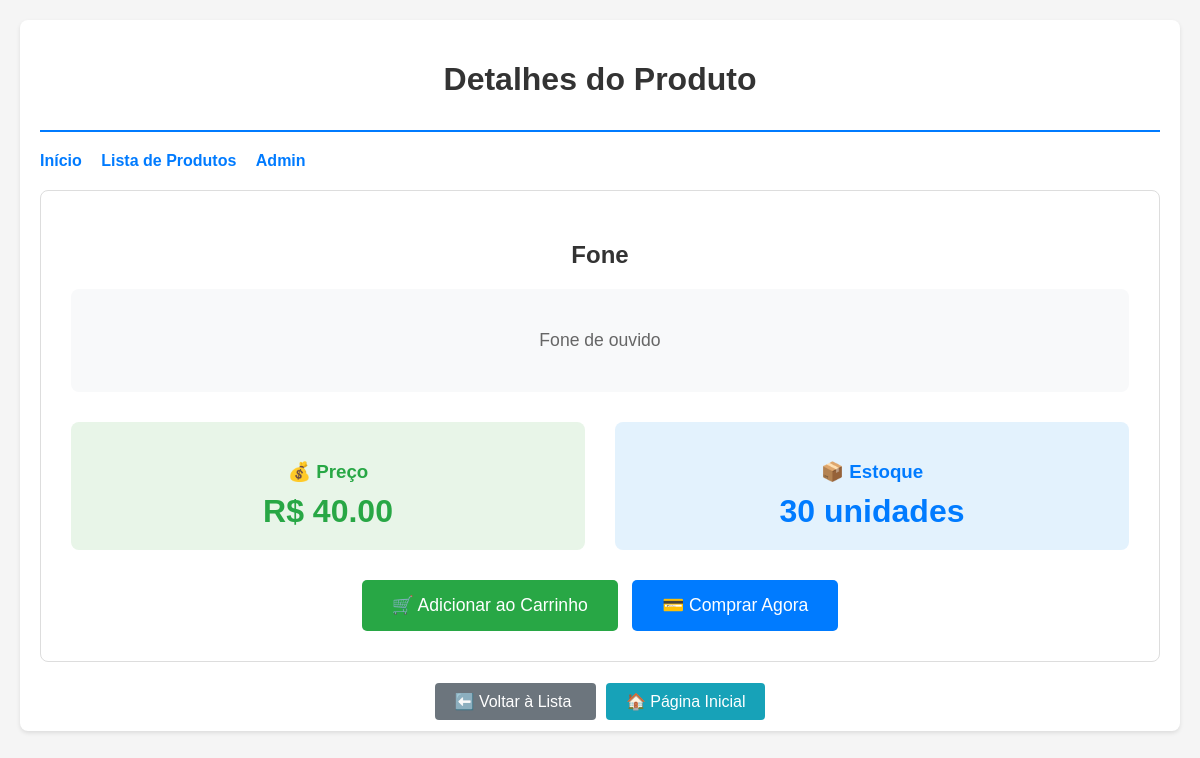
/detail/4/, run on the app's committed database.
### products/models.py (models this page shows, shortened)
class Products(models.Model):
    name = models.CharField(max_length=100)
    description = models.TextField()
    price = models.DecimalField(max_digits=10, decimal_places=2)
    stock = models.IntegerField()

### products/views.py (the view)
# urls.py: path('detail/<int:product_id>/', views.product_detail, name='product_detail'),
def product_detail(request, product_id):
    try:
        produto = Products.objects.get(id=product_id)
        context = {
            'produto': produto
        }
        return render(request, 'products/product_detail.html', context)
    except Products.DoesNotExist:
        return HttpResponse("Produto não encontrado", status=404)

### products/templates/products/product_detail.html (shortened to what this page needs)
{% extends 'products/base.html' %}
{% block header %}Detalhes do Produto{% endblock %}
{% block content %}
<div>
    <div style="background-color: white; padding: 30px; border-radius: 8px; border: 1px solid #ddd;">
        <div style="text-align: center; margin-bottom: 30px;">
            <h2 style="color: #333; margin-bottom: 10px;">{{ produto.name }}</h2>
            <div style="background-color: #f8f9fa; padding: 20px; border-radius: 8px; margin: 20px 0;">
                <p style="font-size: 1.1em; color: #666; line-height: 1.6;">
                    {{ produto.description }}
                </p>
            </div>
        </div>
        <div style="display: grid; grid-template-columns: 1fr 1fr; gap: 30px; margin-bottom: 30px;">
            <div style="text-align: center; padding: 20px; background-color: #e8f5e8; border-radius: 8px;">
                <h3 style="color: #28a745; margin-bottom: 10px;">💰 Preço</h3>
                <div style="font-size: 2em; font-weight: bold; color: #28a745;">
                    R$ {{ produto.price }}
                </div>
            </div>
            <div style="text-align: center; padding: 20px; background-color: #e3f2fd; border-radius: 8px;">
                <h3 style="color: #007bff; margin-bottom: 10px;">📦 Estoque</h3>
                <div style="font-size: 2em; font-weight: bold; color: #007bff;">
                    {{ produto.stock }} unidades
                </div>
            </div>
        </div>
        <div style="text-align: center;">
            {% if produto.stock > 0 %}
                <button style="background-color: #28a745; color: white; padding: 15px 30px;
                               border: none; border-radius: 5px; font-size: 1.1em; cursor: pointer; margin-right: 10px;">
                    🛒 Adicionar ao Carrinho
                </button>
                <button style="background-color: #007bff; color: white; padding: 15px 30px;
                               border: none; border-radius: 5px; font-size: 1.1em; cursor: pointer;">
                    💳 Comprar Agora
                </button>
            {% else %}
                <button style="background-color: #6c757d; color: white; padding: 15px 30px;
                               border: none; border-radius: 5px; font-size: 1.1em; cursor: not-allowed;" disabled>
                    ❌ Produto Indisponível
                </button>
            {% endif %}
        </div>
    </div>
    <div style="margin-top: 30px; text-align: center;">
        <a href="{% url 'product_list' %}"
           style="background-color: #6c757d; color: white; padding: 10px 20px;
                  text-decoration: none; border-radius: 4px; margin-right: 10px;">
            ⬅️ Voltar à Lista
        </a>
        <a href="{% url 'index' %}"
           style="background-color: #17a2b8; color: white; padding: 10px 20px;
                  text-decoration: none; border-radius: 4px;">
            🏠 Página Inicial
        </a>
    </div>
</div>
{% endblock %}

### products/templates/products/base.html (style rules this page uses)
body { font-family: Arial, sans-serif; margin: 0; padding: 20px; background-color: #f5f5f5; }

### data on the page
Products: name "Fone", description "Fone de ouvido", price "40.00", stock "30"
